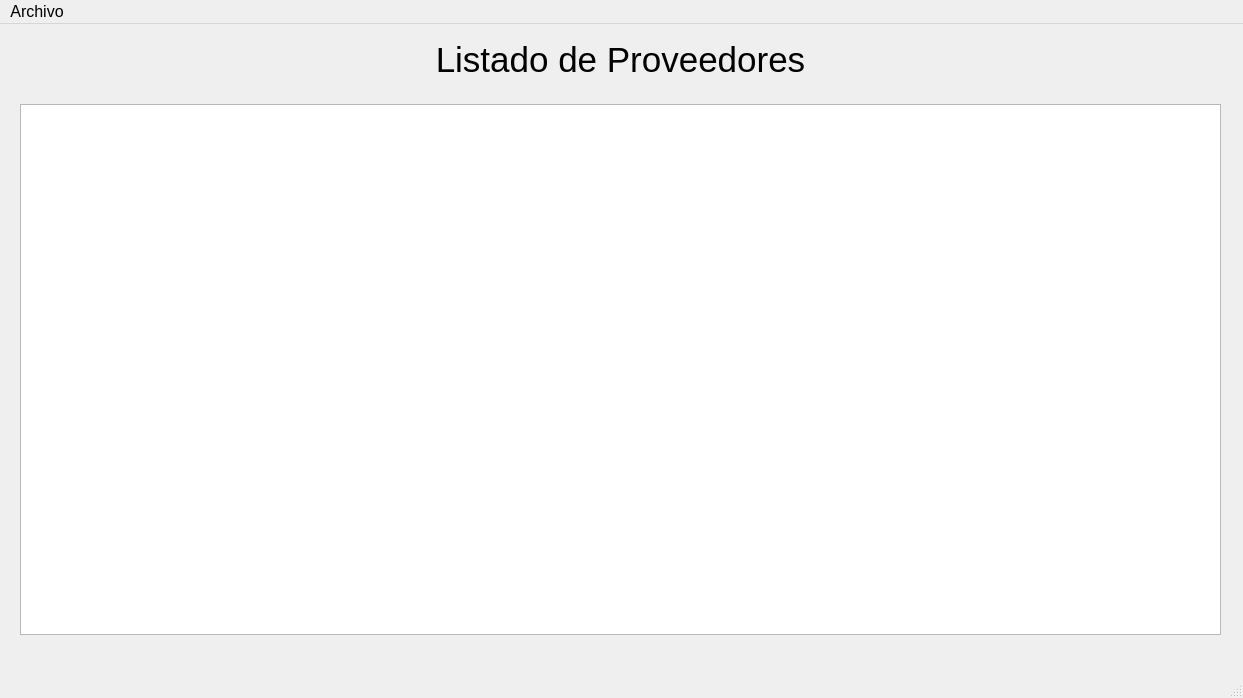
<?xml version="1.0" encoding="UTF-8"?>
<ui version="4.0">
 <class>ListaProveedores</class>
 <widget class="QMainWindow" name="ListaProveedores">
  <property name="geometry">
   <rect>
    <x>0</x>
    <y>0</y>
    <width>1243</width>
    <height>698</height>
   </rect>
  </property>
  <property name="minimumSize">
   <size>
    <width>1243</width>
    <height>698</height>
   </size>
  </property>
  <property name="font">
   <font>
    <pointsize>12</pointsize>
   </font>
  </property>
  <property name="windowTitle">
   <string>Listado de Proveedores</string>
  </property>
  <widget class="QWidget" name="centralwidget">
   <widget class="QTableView" name="table_lista_proveedores">
    <property name="geometry">
     <rect>
      <x>20</x>
      <y>80</y>
      <width>1201</width>
      <height>531</height>
     </rect>
    </property>
    <property name="maximumSize">
     <size>
      <width>1201</width>
      <height>531</height>
     </size>
    </property>
    <property name="locale">
     <locale language="Spanish" country="Spain"/>
    </property>
    <property name="sizeAdjustPolicy">
     <enum>QAbstractScrollArea::AdjustToContents</enum>
    </property>
    <property name="alternatingRowColors">
     <bool>true</bool>
    </property>
    <property name="selectionMode">
     <enum>QAbstractItemView::ContiguousSelection</enum>
    </property>
    <property name="sortingEnabled">
     <bool>true</bool>
    </property>
    <attribute name="horizontalHeaderShowSortIndicator" stdset="0">
     <bool>true</bool>
    </attribute>
   </widget>
   <widget class="QLabel" name="lbl_title">
    <property name="geometry">
     <rect>
      <x>10</x>
      <y>0</y>
      <width>1221</width>
      <height>71</height>
     </rect>
    </property>
    <property name="font">
     <font>
      <family>Arial</family>
      <pointsize>26</pointsize>
      <bold>false</bold>
     </font>
    </property>
    <property name="cursor">
     <cursorShape>ArrowCursor</cursorShape>
    </property>
    <property name="autoFillBackground">
     <bool>true</bool>
    </property>
    <property name="locale">
     <locale language="Spanish" country="Spain"/>
    </property>
    <property name="text">
     <string>Listado de Proveedores</string>
    </property>
    <property name="alignment">
     <set>Qt::AlignCenter</set>
    </property>
   </widget>
  </widget>
  <widget class="QMenuBar" name="menubar">
   <property name="geometry">
    <rect>
     <x>0</x>
     <y>0</y>
     <width>1243</width>
     <height>28</height>
    </rect>
   </property>
   <widget class="QMenu" name="menuArchivo">
    <property name="title">
     <string>Archivo</string>
    </property>
    <addaction name="actionActualizar"/>
   </widget>
   <addaction name="menuArchivo"/>
  </widget>
  <widget class="QStatusBar" name="statusbar"/>
  <action name="actionActualizar">
   <property name="text">
    <string>Actualizar</string>
   </property>
  </action>
 </widget>
 <resources/>
 <connections/>
</ui>
